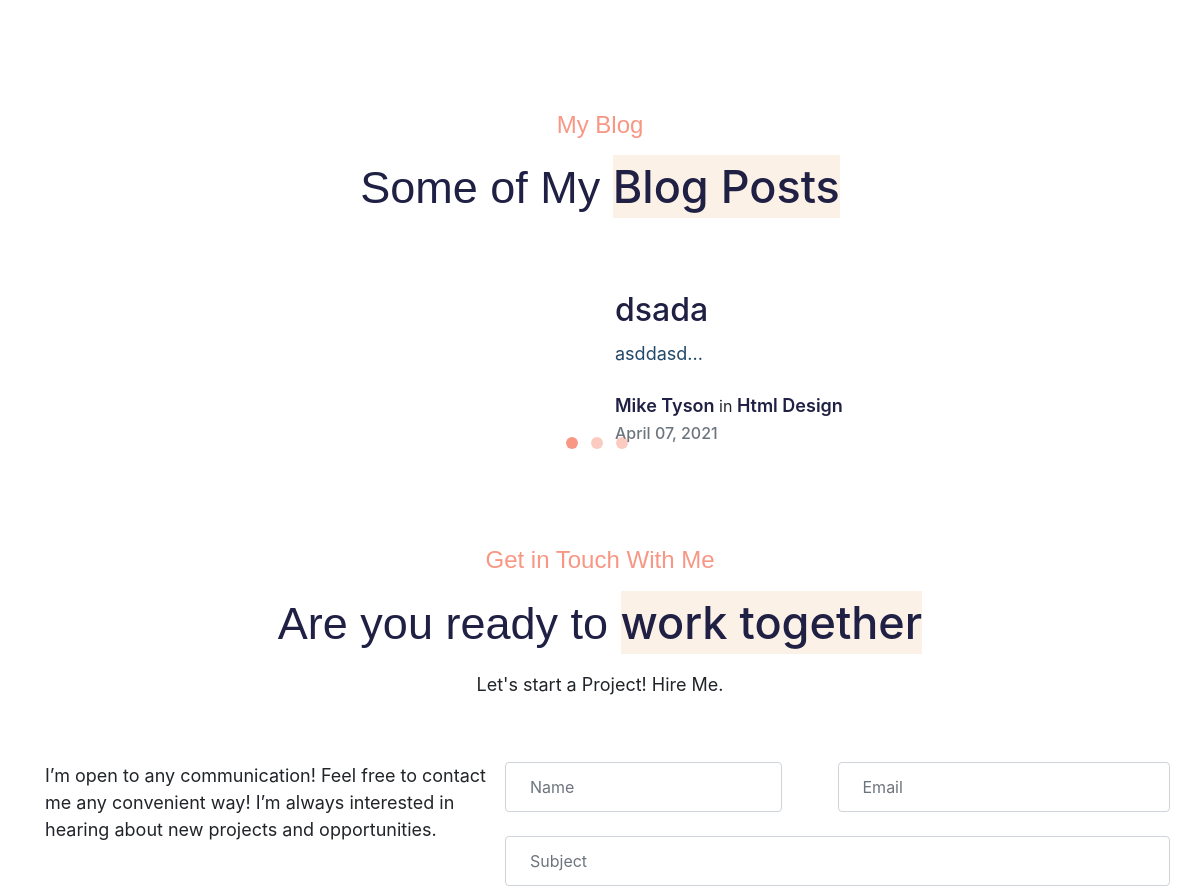
Before: / (middle part) with the older database file.
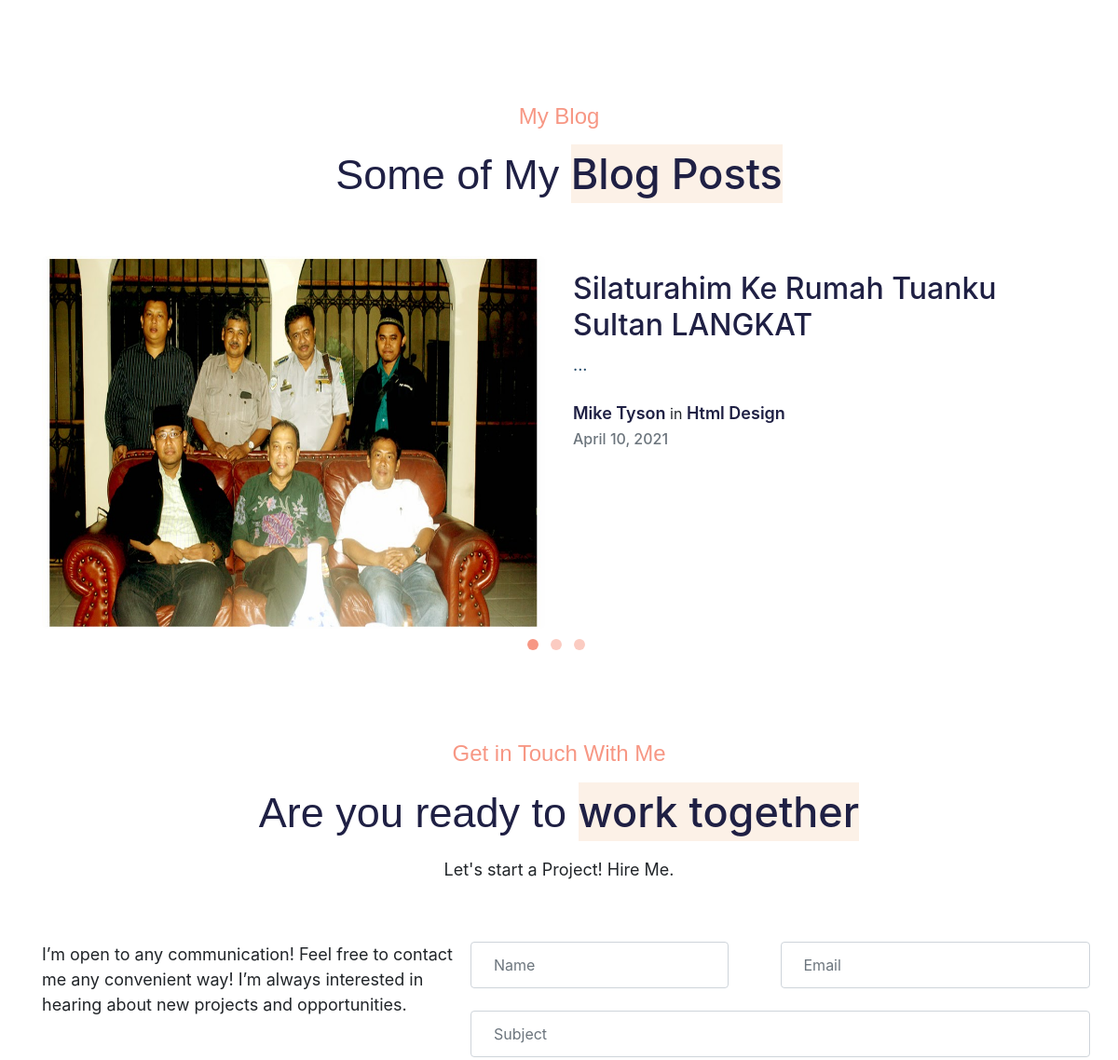
After: the same page with the newer database file.
### tables this page shows
CREATE TABLE `tbl_berita` (
  `id_berita` int(11) NOT NULL,
  `judul_berita` varchar(200) DEFAULT NULL,
  `desk` text DEFAULT NULL,
  `berita` text DEFAULT NULL,
  `foto` text DEFAULT NULL,
  `tgl_input` timestamp NULL DEFAULT current_timestamp(),
  `tgl_update` timestamp NULL DEFAULT NULL ON UPDATE current_timestamp(),
  `url_slug` varchar(255) NOT NULL,
  `tags` text DEFAULT NULL
);

### application/controllers/Welcome.php (called while the page is built, shortened)
<?php
class Welcome extends CI_Controller {
	function __construct()
		{
			$this->load->model('Tbl_berita_model');
		}
		public function index()
		{
			$q = urldecode($this->input->get('tag', TRUE));
			$start = intval($this->input->get('start'));
			if ($q <> '') {
				$config['base_url'] = base_url() . 'welcome?q=' . urlencode($q);
				$config['first_url'] = base_url() . 'welcome?q=' . urlencode($q);
			} else {
				$config['base_url'] = base_url() . 'welcome';
				$config['first_url'] = base_url() . 'welcome';
			}
			$config['per_page'] = 6;
			$config['page_query_string'] = TRUE;
			$config['total_rows'] = $this->Tbl_berita_model->total_rows($q);
			$tbl_berita = $this->Tbl_berita_model->get_limit_data($config['per_page'], $start, $q);
			$this->load->library('pagination');
			$this->pagination->initialize($config);
			$data = array(
				'halaman' => 'index',
				'tbl_berita_data' => $tbl_berita,
				'q' => $q,
				'pagination' => $this->pagination->create_links(),
				'total_rows' => $config['total_rows'],
				'start' => $start,
			);
			$this->load->view('welcome_message', $data);
		}
}

### index.php (called while the page is built, shortened)
<?php
require_once BASEPATH.'core/CodeIgniter.php';

### application/config/config.php (called while the page is built, shortened)
<?php
$config['base_url'] = 'http://localhost/PersonalBlog/ekosuryacom';
$config['index_page'] = 'index.php';
$config['uri_protocol']	= 'REQUEST_URI';
$config['url_suffix'] = '';
$config['language']	= 'english';
$config['charset'] = 'UTF-8';
$config['enable_hooks'] = FALSE;
$config['subclass_prefix'] = 'MY_';
$config['composer_autoload'] = FALSE;
$config['permitted_uri_chars'] = 'a-z 0-9~%.:_\-';
$config['enable_query_strings'] = FALSE;
$config['controller_trigger'] = 'c';
$config['function_trigger'] = 'm';
$config['directory_trigger'] = 'd';
$config['allow_get_array'] = TRUE;
$config['log_threshold'] = 0;
$config['log_path'] = '';
$config['log_file_extension'] = '';
$config['log_file_permissions'] = 0644;
$config['log_date_format'] = 'Y-m-d H:i:s';
$config['error_views_path'] = '';
$config['cache_path'] = '';
$config['cache_query_string'] = FALSE;
$config['encryption_key'] = '';
$config['sess_driver'] = 'files';
$config['sess_cookie_name'] = 'ci_session';
$config['sess_expiration'] = 7200;
$config['sess_save_path'] = NULL;
$config['sess_match_ip'] = FALSE;
$config['sess_time_to_update'] = 300;
$config['sess_regenerate_destroy'] = FALSE;
$config['cookie_prefix']	= '';
$config['cookie_domain']	= '';
$config['cookie_path']		= '/';
$config['cookie_secure']	= FALSE;
$config['cookie_httponly'] 	= FALSE;
$config['standardize_newlines'] = FALSE;
$config['global_xss_filtering'] = FALSE;
$config['csrf_protection'] = FALSE;
$config['csrf_token_name'] = 'csrf_test_name';
$config['csrf_cookie_name'] = 'csrf_cookie_name';
$config['csrf_expire'] = 7200;
$config['csrf_regenerate'] = TRUE;
$config['csrf_exclude_uris'] = array();
$config['compress_output'] = FALSE;
$config['time_reference'] = 'local';
$config['rewrite_short_tags'] = FALSE;
$config['proxy_ips'] = '';

### application/models/Tbl_berita_model.php (called while the page is built, shortened)
<?php
class Tbl_berita_model extends CI_Model
{
    public $table = 'tbl_berita';
    public $id = 'id_berita';
    public $order = 'DESC';
    function total_rows($q = NULL) {
        $this->db->like('id_berita', $q);
	$this->db->or_like('judul_berita', $q);
	$this->db->or_like('desk', $q);
	$this->db->or_like('berita', $q);
	$this->db->or_like('foto', $q);
	$this->db->or_like('tgl_input', $q);
	$this->db->or_like('tgl_update', $q);
	$this->db->or_like('url_slug', $q);
	$this->db->or_like('tags', $q);
	$this->db->from($this->table);
        return $this->db->count_all_results();
    }
    function get_limit_data($limit, $start = 0, $q = NULL) {
        $this->db->order_by($this->id, $this->order);
        $this->db->like('id_berita', $q);
	$this->db->or_like('judul_berita', $q);
	$this->db->or_like('desk', $q);
	$this->db->or_like('berita', $q);
	$this->db->or_like('foto', $q);
	$this->db->or_like('tgl_input', $q);
	$this->db->or_like('tgl_update', $q);
	$this->db->or_like('url_slug', $q);
	$this->db->or_like('tags', $q);
	$this->db->limit($limit, $start);
        return $this->db->get($this->table)->result();
    }
}

### application/views/welcome_message.php (the view, shortened to what the changed rows need)
?><!DOCTYPE html>
<html lang="en">
<head>
</head>
<body>
	<section class="blog-slider py-5" id="blog">
		<div class="container">
			<div class="row text-center mb-5">
				<h1 class="col-lg-12 font-weight-normal text-sekunder title">Some of My <span class="nama">Blog Posts</span></h1>
			</div>
			<div id="carouselBlog" class="carousel slide" data-ride="carousel" data-interval="7000">
				<div class="carousel-inner">
					<?php
					$counter=1;
					foreach ($tbl_berita_data as $tbl_berita) { ?>
						<div class="carousel-item <?php if($counter <= 1){echo " active"; } ?>">
							<div class="row">
								<div class="col-lg-6 blog-image mb-4">
									<a href="<?php echo base_url() ?>blog/<?php echo $tbl_berita->url_slug ?>">
										<img src="<?php echo base_url('assets/berita/') ?><?php echo $tbl_berita->foto ?>" alt="" class="img-fluid rounded-lg">
									</a>
								</div>
								<div class="col-lg-6 blog-info">
									<a href="<?php echo base_url() ?>blog/<?php echo $tbl_berita->url_slug ?>" class="text-decoration-none">
										<h6 class="blog-title"><?php echo $tbl_berita->judul_berita ?></h6>
									</a>
									<p class ="blog-desc"><?php echo substr($tbl_berita->desk,0,400) ?>...</p>
									<div class="author align-items-center mt-4 mb-1">
										<a href="author.html">Mike Tyson</a>
										in
										<a href="#url">Html Design</a>
										<p><span class="text-muted h6"><?php echo date("F d, Y", strtotime(substr($tbl_berita->tgl_input,0,10)));; ?></span></p>
									</div>
								</div>
							</div>
							</div><?php $counter++;} ?>
						</div>
					</section>
		<section class="contact py-5" id="contact">
			<div class="container">
				<div class="row text-center mb-2">
					<h1 class="col-lg-12 font-weight-normal text-sekunder title">Are you ready to <span class="nama">work together</span></h1>
				</div>
			</div>
		</section>
		</body>
</html>

Changed rows visible on the page:
removed tbl_berita: judul_berita "dsada", desk "asddasd", tgl_input "April 07, 2021"
added tbl_berita: foto (picture), judul_berita "Silaturahim Ke Rumah Tuanku Sultan LANGKAT", tgl_input "April 10, 2021"
